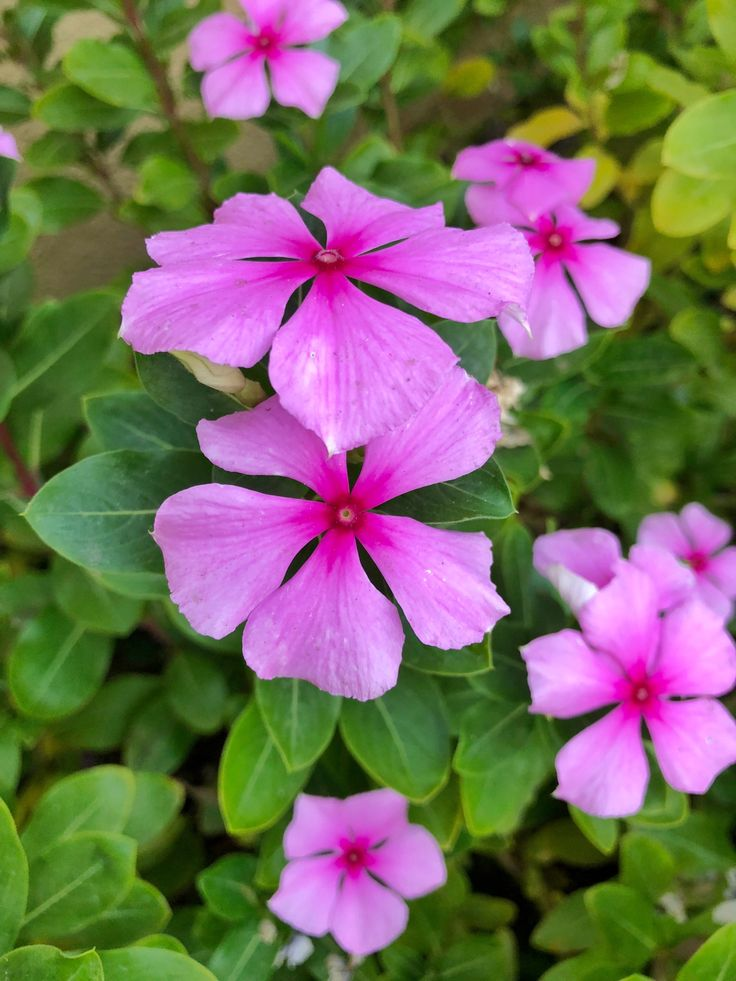
#> input picture images/sample1.jpg, 736 x 981 px
$ jupyter execute Untitled1.ipynb
#> lines starting #> are read from the running program, lines starting #| are printed output that depends on the picture
[cell 1]
import cv2
import os

img_path = os.path.join("images", "sample1.jpg")
img_bgr = cv2.imread(img_path)
#> img_bgr is the input picture: shape (981, 736, 3); mean B, G, R 97.8, 107.7, 121.4

if img_bgr is None:
    raise FileNotFoundError("Image not found. Check the path.")

[cell 2]
import cv2
import matplotlib.pyplot as plt

# Convert color spaces
img_rgb = cv2.cvtColor(img_bgr, cv2.COLOR_BGR2RGB)
img_gray = cv2.cvtColor(img_bgr, cv2.COLOR_BGR2GRAY)
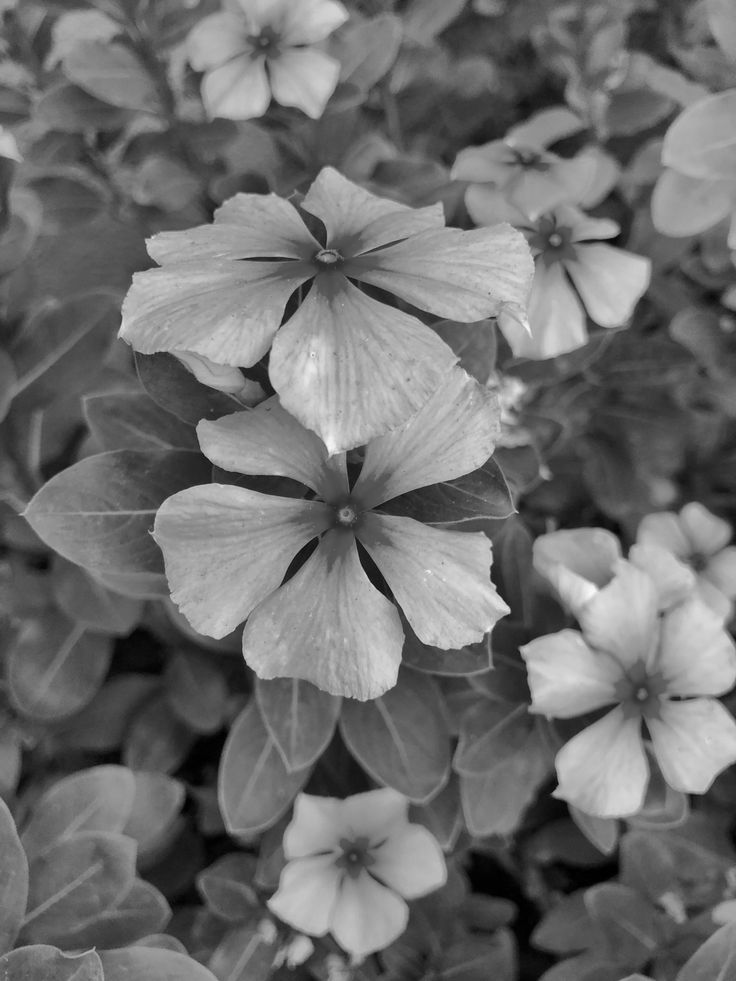
#> img_gray: shape (981, 736); min 0, max 249, mean 110.7
img_hsv = cv2.cvtColor(img_bgr, cv2.COLOR_BGR2HSV)
#> img_hsv: shape (981, 736, 3); mean H, S, V 79, 156.9, 144.9

# Display images side by side
plt.figure(figsize=(12,4))

plt.subplot(1,3,1)
plt.title("RGB")
plt.imshow(img_rgb)
plt.axis("off")

plt.subplot(1,3,2)
plt.title("Grayscale")
plt.imshow(img_gray, cmap='gray')
plt.axis("off")

plt.subplot(1,3,3)
plt.title("HSV")
plt.imshow(img_hsv)
plt.axis("off")

plt.show()
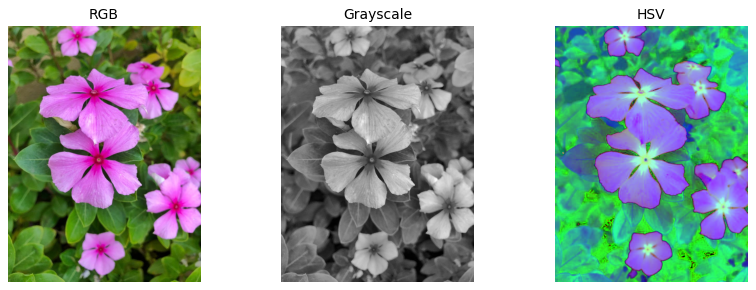
#> figure drawn by matplotlib, 3 panels

$ run again, with sample2.jpg copied over images/sample1.jpg
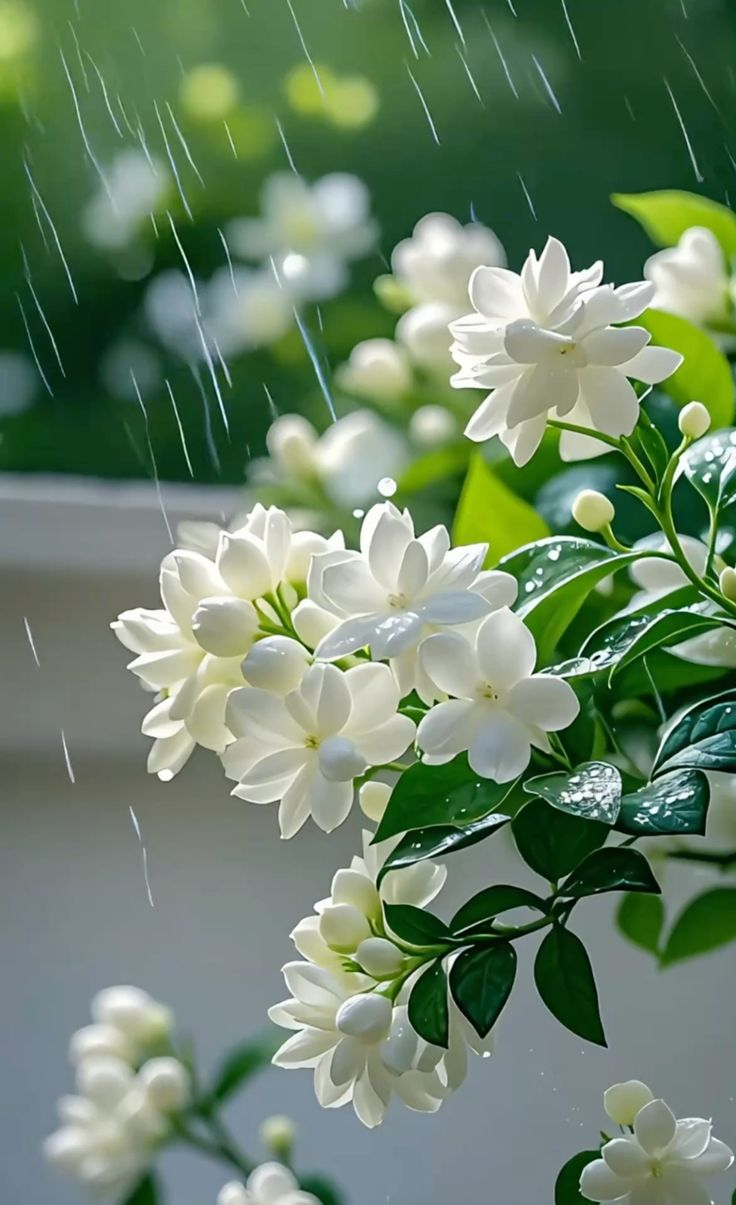
#> input picture sample2.jpg, 736 x 1205 px
#> img_bgr is the input picture: shape (1205, 736, 3); mean B, G, R 104.5, 130.7, 107.5
#> `img_gray = cv2.cvtColor(img_bgr, cv2.COLOR_BGR2GRAY)`:
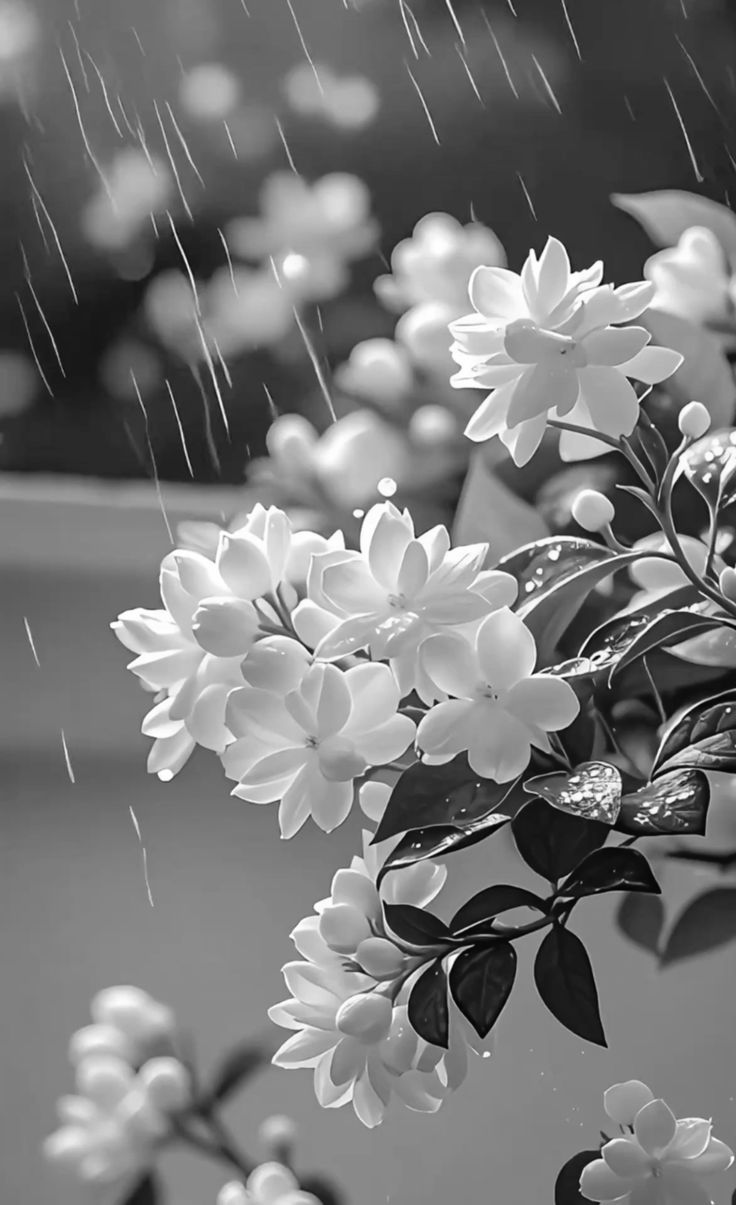
#> img_gray: shape (1205, 736); min 1, max 255, mean 120.8
#> img_hsv: shape (1205, 736, 3); mean H, S, V 62.8, 87.1, 131.8
#> `plt.show()`:
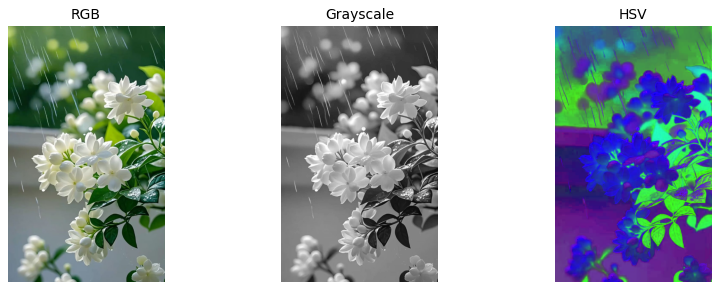
#> figure drawn by matplotlib, 3 panels
